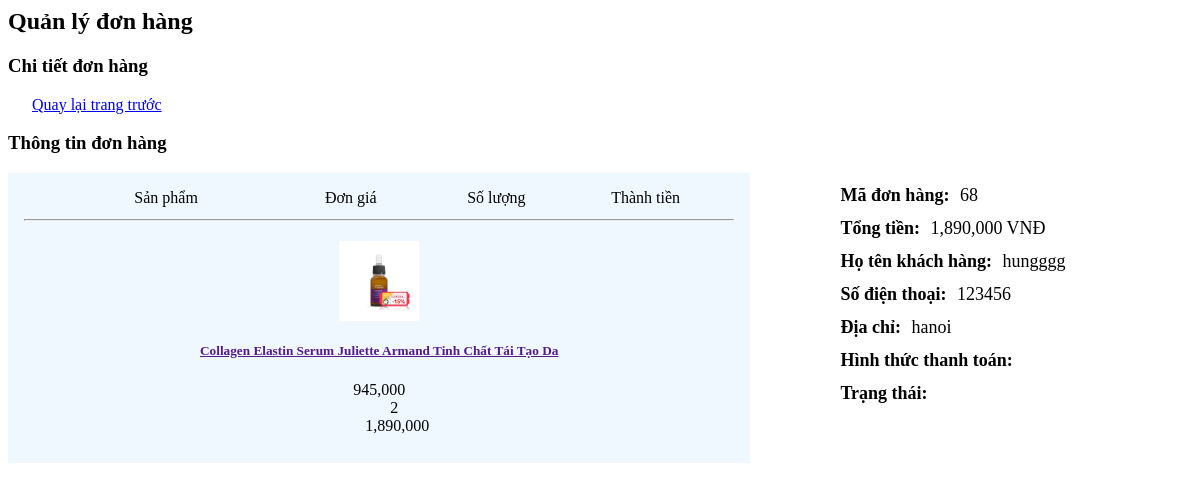
The app's page /admin/modules/order/order_detail.php?id=68 with its own data.
### tables this page shows
CREATE TABLE `cart_detail` (
  `idCart` int(50) NOT NULL,
  `idProduct` int(50) NOT NULL,
  `quantity` int(50) NOT NULL,
  `createdAt` date NOT NULL DEFAULT current_timestamp(),
  `updatedAt` date NOT NULL DEFAULT current_timestamp()
);

CREATE TABLE `products` (
  `idProduct` int(50) NOT NULL,
  `name` varchar(255) NOT NULL,
  `image` varchar(255) NOT NULL,
  `costPrice` varchar(50) DEFAULT NULL,
  `sellingPrice` varchar(50) NOT NULL,
  `benifit` varchar(1000) DEFAULT NULL,
  `descride` varchar(1000) DEFAULT NULL,
  `introduce` varchar(2550) NOT NULL,
  `object` varchar(1255) NOT NULL,
  `instruct` varchar(1255) NOT NULL,
  `note` varchar(2550) NOT NULL,
  `tag` varchar(255) NOT NULL,
  `sellNumber` int(50) NOT NULL,
  `qttStock` int(50) NOT NULL DEFAULT 0,
  `createdAt` date NOT NULL DEFAULT current_timestamp(),
  `updatedAt` date NOT NULL DEFAULT current_timestamp()
);

CREATE TABLE `cart` (
  `idCart` int(50) NOT NULL,
  `idUser` int(50) NOT NULL,
  `statusCart` int(10) NOT NULL DEFAULT 0,
  `payments` varchar(255) DEFAULT NULL,
  `createdAt` date NOT NULL DEFAULT current_timestamp(),
  `updatedAt` date NOT NULL DEFAULT current_timestamp()
);

CREATE TABLE `users` (
  `idUser` int(50) NOT NULL,
  `fullName` varchar(255) NOT NULL,
  `email` varchar(255) NOT NULL,
  `password` varchar(255) NOT NULL,
  `address` varchar(255) DEFAULT NULL,
  `phone` varchar(11) DEFAULT NULL,
  `createdAt` date NOT NULL DEFAULT current_timestamp(),
  `updatedAt` date NOT NULL DEFAULT current_timestamp(),
  `isAdmin` tinyint(1) NOT NULL DEFAULT 0,
  `spaname` varchar(50) NOT NULL,
  `bac` varchar(50) NOT NULL,
  `isApproved` tinyint(1) NOT NULL DEFAULT 0
);

### admin/modules/order/order_detail.php (the view, shortened to what this page needs)
<section class="content-header">
    <h1>
        Quản lý đơn hàng
    </h1>
</section>
<?php
if (isset($_GET['id'])) {
    $idCart = $_GET['id'];
    if ($idCart != null) {
        $sql_cart_detail = "SELECT * FROM cart_detail
                        inner join products on cart_detail.idProduct = products.idProduct
                        where idCart = $idCart";
        $query_cart_detail = mysqli_query($connect, $sql_cart_detail);
        $sql_get_cart_order = "SELECT * from cart inner join cart_detail
                                on cart.idCart = cart_detail.idCart
                                inner join users
                                on cart.idUser = users.idUser
                                where cart.idCart = $idCart";
        $query_get_cart_order = mysqli_query($connect, $sql_get_cart_order);
        $row_get_cart_order = mysqli_fetch_array($query_get_cart_order);
    }
}
?>
<section class="content">
    <div class="box">
        <div class="box-header with-border">
            <h3 class="box-title">Chi tiết đơn hàng</h3>
            <a style="padding-left: 24px;" href="../admin/index.php?quanly=orders">Quay lại trang trước</a>
        </div>
        <div class="box-body">
            <div class="cart">
                <div class="container">
                    <div class="cart-wrap">
                        <div class="cart-content">
                            <div style="margin-bottom: 12px">
                                <h3>Thông tin đơn hàng</h3>
                            </div>
                            <form action="" class="form-cart" style="display: flex;">
                                <div class="cart-body-left" style="background-color:aliceblue;  padding: 16px; width: 60%">
                                    <div class="cart-heding hidden-xs">
                                        <div class="row cart-row">
                                            <div class="col-11" style="text-align: center;">
                                                <div class="row" style="display: flex; margin: 0 0  12px 0">
                                                    <div style="width: 40%" class="col-5">Sản phẩm</div>
                                                    <div style="width: 12%" class="col-2">Đơn giá</div>
                                                    <div style="width: 29%" class="col-3">Số lượng</div>
                                                    <div style="width: 13%" class="col-2">Thành tiền</div>
                                                </div>
                                            </div>
                                        </div>
                                    </div>
                                    <hr>
                                    <div class="cart-body">
                                        <?php
                                        while ($row_listcart = mysqli_fetch_array($query_cart_detail)) {
                                        ?>
                                            <div class="row cart-body-row cart-body-row-1" style="align-items: center; padding: 12px 0">
                                                <div class="col-md-11 col-10" style="text-align: center;">
                                                    <div class="row card-info" style="align-items: center;">
                                                        <div class="col-md-2 col-12 card-info-img">
                                                            <a href=""><img style="width: 80px" class="cart-img" src="./../img/product/<?php echo $row_listcart['image'] ?>" alt=""></a>
                                                        </div>
                                                        <div class="col-md-3 col-12">
                                                            <a href="" class="cart-name">
                                                                <h5><?php echo $row_listcart['name'] ?></h5>
                                                            </a>
                                                        </div>
                                                        <div class="col-md-2 col-12" style="font-size: 16px;">
                                                            <span><?php echo number_format($row_listcart['sellingPrice']) ?></span>
                                                        </div>
                                                        <div class="col-md-3 col-12">
                                                            <div class="cart-quantity" style="margin-left: 30px;">
                                                                <span><?php echo $row_listcart['quantity'] ?></span>
                                                            </div>
                                                        </div>
                                                        <div class="col-md-2 col-12 hidden-xs" style="font-size: 16px; padding-left: 36px">
                                                            <?php
                                                            $sellingPrice = $row_listcart['sellingPrice'];
                                                            $quantity = $row_listcart['quantity'];
                                                            $total = $sellingPrice * $quantity;
                                                            ?>
                                                            <span class="txt-price txt_price-<?php echo $row_listcart['idProduct'] ?>"><?php echo number_format($total) ?></span>
                                                        </div>
                                                    </div>
                                                </div>
                                            </div>
                                        <?php
                                        }
                                        ?>
                                    </div>
                                </div>
                                <div class="cart-body-right" style="padding-left: 90px;">
                                    <div style="margin-top: 12px">
                                        <label style="font-size: 18px; font-weight: bold; padding-right: 6px" for="">Mã đơn hàng: </label>
                                        <span style="font-size: 18px;">
                                            <?php
                                            echo $row_get_cart_order['idCart'];
                                            ?>
                                        </span>
                                    </div>
                                    <div class="cart-total" style="justify-content: flex-start;margin-top: 12px">
                                        <?php
                                        $sql_total_cart = "SELECT SUM(sellingPrice * quantity) as total FROM cart_detail inner join products on cart_detail.idProduct = products.idProduct where idCart = $idCart";
                                        $query_total_cart = mysqli_query($connect, $sql_total_cart);
                                        $total_cart = mysqli_fetch_array($query_total_cart)
                                        ?>
                                        <?php
                                        $sql_get_user = "SELECT * from cart inner join users on cart.idUser = users.idUser where cart.idCart = $idCart";
                                        $query_get_user = mysqli_query($connect, $sql_get_user);
                                        $row_get_user = mysqli_fetch_array($query_get_user);
                                        ?>
                                        <label style="font-size: 18px; font-weight: bold; padding-right: 6px" for="">Tổng tiền: </label>
                                        <span style="font-size: 18px;" class="total__price"> <?php echo number_format($total_cart['total']) ?> VNĐ</span>
                                    </div>
                                    <div style="margin-top: 12px">
                                        <label style="font-size: 18px; font-weight: bold; padding-right: 6px" for="">Họ tên khách hàng: </label>
                                        <span style="font-size: 18px;">
                                            <?php
                                            echo $row_get_user['fullName'];
                                            ?>
                                        </span>
                                    </div>
                                    <div style="margin-top: 12px">
                                        <label style="font-size: 18px; font-weight: bold; padding-right: 6px" for="">Số điện thoại: </label>
                                        <span style="font-size: 18px;">
                                            <?php
                                            echo $row_get_user['phone'];
                                            ?>
                                        </span>
                                    </div>
                                    <div style="margin-top: 12px">
                                        <label style="font-size: 18px; font-weight: bold; padding-right: 6px" for="">Địa chỉ: </label>
                                        <span style="font-size: 18px;">
                                            <?php
                                            echo $row_get_user['address'];
                                            ?>
                                        </span>
                                    </div>
                                    <div style="margin-top: 12px">
                                        <label style="font-size: 18px; font-weight: bold; padding-right: 6px" for="">Hình thức thanh toán: </label>
                                    </div>
                                    <div style="margin-top: 12px">
                                        <label style="font-size: 18px; font-weight: bold; padding-right: 6px" for="">Trạng thái: </label>
                                    </div>
                                </div>
                        </div>
                    </div>
                </div>
            </div>
        </div>
</section>

### records on screen
cart_detail: idProduct.image (picture), idProduct.name "Collagen Elastin Serum Juliette Armand Tinh Chất Tái Tạo Da", idProduct.sellingPrice "945,000", quantity "2", total "1,890,000"
cart: cart_detail.idCart "68", idUser.fullName "hungggg", idUser.phone "123456", idUser.address "hanoi"

### other values on screen
$total_cart['total'] "1,890,000"
